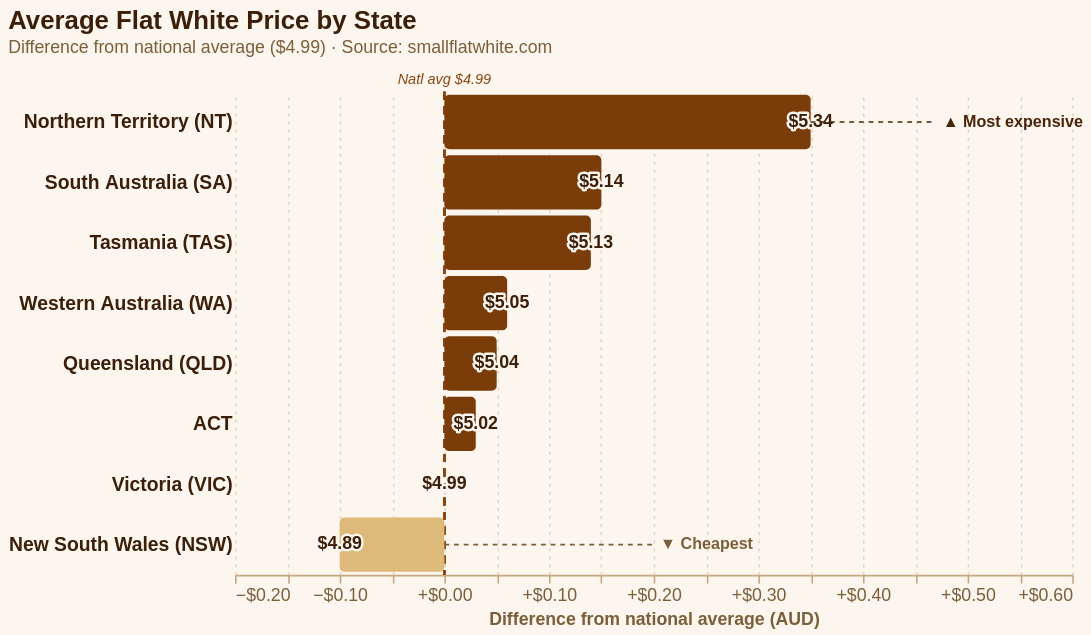

This figure's Vega-Lite source:
### Vega-Lite specification from a JSON file in a GitHub repository (floating-point values rounded to 4 significant figures)
{"$schema": "https://vega.github.io/schema/vega-lite/v5.json", "title": {"text": "Average Flat White Price by State", "subtitle": "Difference from national average ($4.99) · Source: smallflatwhite.com", "fontSize": 16, "subtitleFontSize": 11, "color": "#3B1F0A", "subtitleColor": "#7B5E3A", "anchor": "start", "offset": 10}, "width": 520, "height": 300, "config": {"background": "#FDF6EE", "view": {"stroke": "transparent"}}, "data": {"values": [{"label": "Northern Territory (NT)", "avg_price": 5.34, "diff": 0.35, "cafes": 57}, {"label": "South Australia (SA)", "avg_price": 5.14, "diff": 0.15, "cafes": 375}, {"label": "Tasmania (TAS)", "avg_price": 5.13, "diff": 0.14, "cafes": 186}, {"label": "Western Australia (WA)", "avg_price": 5.05, "diff": 0.06, "cafes": 657}, {"label": "Queensland (QLD)", "avg_price": 5.04, "diff": 0.05, "cafes": 1373}, {"label": "ACT", "avg_price": 5.02, "diff": 0.03, "cafes": 194}, {"label": "Victoria (VIC)", "avg_price": 4.99, "diff": 0.0, "cafes": 1349}, {"label": "New South Wales (NSW)", "avg_price": 4.89, "diff": -0.1, "cafes": 1833}]}, "layer": [{"description": "Zero reference line", "mark": {"type": "rule", "color": "#8B4513", "strokeDash": [5, 4], "strokeWidth": 1.4, "opacity": 0.7}, "encoding": {"x": {"datum": 0, "type": "quantitative"}}}, {"description": "Diverging bars", "mark": {"type": "bar", "cornerRadius": 3}, "encoding": {"y": {"field": "label", "type": "ordinal", "sort": ["Northern Territory (NT)", "South Australia (SA)", "Tasmania (TAS)", "Western Australia (WA)", "Queensland (QLD)", "ACT", "Victoria (VIC)", "New South Wales (NSW)"], "axis": {"title": null, "labelFontSize": 12, "labelFontWeight": "bold", "labelColor": "#3B1F0A", "ticks": false, "domain": false, "labelLimit": 200}}, "x": {"field": "diff", "type": "quantitative", "scale": {"domain": [-0.2, 0.6]}, "axis": {"title": "Difference from national average (AUD)", "titleColor": "#7B5E3A", "format": "+$,.2f", "labelColor": "#7B5E3A", "tickColor": "#C4A882", "domainColor": "#C4A882", "grid": true, "gridColor": "#E8D5C0", "gridDash": [2, 3], "labelFontSize": 11}}, "x2": {"datum": 0}, "color": {"condition": {"test": "datum.diff >= 0", "value": "#7A3D0A"}, "value": "#DDB97A"}, "tooltip": [{"field": "label", "title": "State"}, {"field": "avg_price", "title": "Avg Price", "format": "$,.2f"}, {"field": "diff", "title": "vs National", "format": "+$,.2f"}, {"field": "cafes", "title": "Cafés", "format": ","}]}}, {"description": "Natl avg label", "data": {"values": [{}]}, "mark": {"type": "text", "align": "center", "dy": -158, "fontSize": 9, "fontStyle": "italic", "color": "#8B4513"}, "encoding": {"x": {"datum": 0, "type": "quantitative", "scale": {"domain": [-0.2, 0.6]}}, "text": {"value": "Natl avg $4.99"}}}, {"description": "Price label — white halo (stroke layer)", "mark": {"type": "text", "fontSize": 11, "fontWeight": "bold", "baseline": "middle", "stroke": "#FDF6EE", "strokeWidth": 3, "strokeJoin": "round"}, "encoding": {"y": {"field": "label", "type": "ordinal", "sort": ["Northern Territory (NT)", "South Australia (SA)", "Tasmania (TAS)", "Western Australia (WA)", "Queensland (QLD)", "ACT", "Victoria (VIC)", "New South Wales (NSW)"]}, "x": {"field": "diff", "type": "quantitative", "scale": {"domain": [-0.2, 0.6]}}, "dx": {"condition": {"test": "datum.diff >= 0", "value": 6}, "value": -6}, "align": {"condition": {"test": "datum.diff >= 0", "value": "left"}, "value": "right"}, "text": {"field": "avg_price", "format": "$,.2f"}, "color": {"value": "#FDF6EE"}}}, {"description": "Price label — brown fill on top", "mark": {"type": "text", "fontSize": 11, "fontWeight": "bold", "baseline": "middle"}, "encoding": {"y": {"field": "label", "type": "ordinal", "sort": ["Northern Territory (NT)", "South Australia (SA)", "Tasmania (TAS)", "Western Australia (WA)", "Queensland (QLD)", "ACT", "Victoria (VIC)", "New South Wales (NSW)"]}, "x": {"field": "diff", "type": "quantitative", "scale": {"domain": [-0.2, 0.6]}}, "dx": {"condition": {"test": "datum.diff >= 0", "value": 6}, "value": -6}, "align": {"condition": {"test": "datum.diff >= 0", "value": "left"}, "value": "right"}, "text": {"field": "avg_price", "format": "$,.2f"}, "color": {"value": "#3B1F0A"}}}, {"description": "NT callout line", "transform": [{"filter": "datum.label === 'Northern Territory (NT)'"}], "mark": {"type": "rule", "color": "#4A2409", "strokeWidth": 1, "strokeDash": [3, 3]}, "encoding": {"y": {"field": "label", "type": "ordinal", "sort": ["Northern Territory (NT)", "South Australia (SA)", "Tasmania (TAS)", "Western Australia (WA)", "Queensland (QLD)", "ACT", "Victoria (VIC)", "New South Wales (NSW)"]}, "x": {"datum": 0.35, "type": "quantitative", "scale": {"domain": [-0.2, 0.6]}}, "x2": {"datum": 0.47}}}, {"description": "NT annotation text", "transform": [{"filter": "datum.label === 'Northern Territory (NT)'"}], "mark": {"type": "text", "align": "left", "dx": 4, "fontSize": 10, "fontWeight": "bold", "color": "#4A2409", "baseline": "middle"}, "encoding": {"y": {"field": "label", "type": "ordinal", "sort": ["Northern Territory (NT)", "South Australia (SA)", "Tasmania (TAS)", "Western Australia (WA)", "Queensland (QLD)", "ACT", "Victoria (VIC)", "New South Wales (NSW)"]}, "x": {"datum": 0.47, "type": "quantitative", "scale": {"domain": [-0.2, 0.6]}}, "text": {"value": "▲ Most expensive"}}}, {"description": "NSW callout line — from right tip of bar (datum 0) going right", "transform": [{"filter": "datum.label === 'New South Wales (NSW)'"}], "mark": {"type": "rule", "color": "#7B5E3A", "strokeWidth": 1, "strokeDash": [3, 3]}, "encoding": {"y": {"field": "label", "type": "ordinal", "sort": ["Northern Territory (NT)", "South Australia (SA)", "Tasmania (TAS)", "Western Australia (WA)", "Queensland (QLD)", "ACT", "Victoria (VIC)", "New South Wales (NSW)"]}, "x": {"datum": 0, "type": "quantitative", "scale": {"domain": [-0.2, 0.6]}}, "x2": {"datum": 0.2}}}, {"description": "NSW annotation text", "transform": [{"filter": "datum.label === 'New South Wales (NSW)'"}], "mark": {"type": "text", "align": "left", "dx": 4, "fontSize": 10, "fontWeight": "bold", "color": "#7B5E3A", "baseline": "middle"}, "encoding": {"y": {"field": "label", "type": "ordinal", "sort": ["Northern Territory (NT)", "South Australia (SA)", "Tasmania (TAS)", "Western Australia (WA)", "Queensland (QLD)", "ACT", "Victoria (VIC)", "New South Wales (NSW)"]}, "x": {"datum": 0.2, "type": "quantitative", "scale": {"domain": [-0.2, 0.6]}}, "text": {"value": "▼ Cheapest"}}}]}
